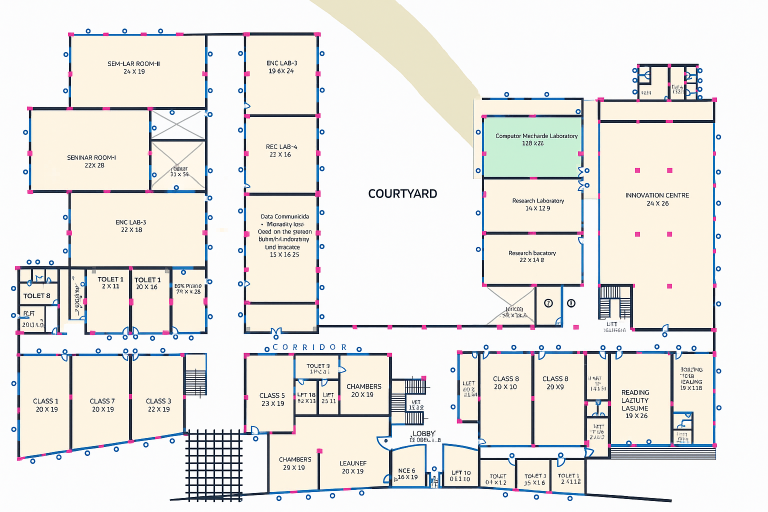
#> input picture backend/indoor_navigation/assets/2nd_Floor.png, 1536 x 1024 px, found by its file name (shown at 1/2 size)
$ python path.py
#> lines starting #> are read from the running program, lines starting #| are printed output that depends on the picture; after the words box and inside, x2 and y2 are one past the last pixel; in counts of white or black regions, pixels touching at a corner belong together
import cv2
import numpy as np
import heapq
from skimage.morphology import skeletonize

# ===== CONFIG =====
MAP_PATH = "assets/2nd_Floor.png"   # Floor map
START = (780, 205)   # (y, x) → Example: Class 2import cv2
import numpy as np
import heapq
from skimage.morphology import skeletonize

# ===== CONFIG =====
MAP_PATH = "assets/2nd_Floor.png"   # Floor map
START = (780, 205)   # (y, x) → Example: Class 2
END   = (446, 920)   # (y, x) → Example: Computer Lab
# ==================

# Load map
img = cv2.imread(MAP_PATH, cv2.IMREAD_GRAYSCALE)
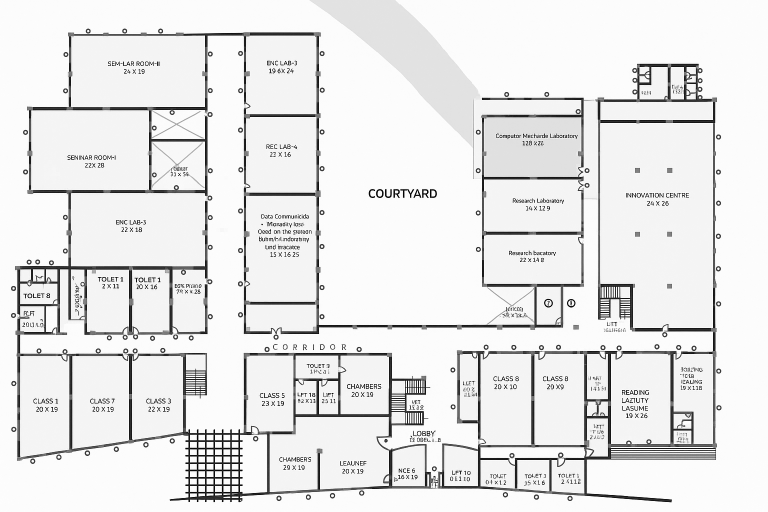
#> img: shape (1024, 1536) (shown at 1/2 size); min 0, max 255, mean 231
if img is None:
    raise FileNotFoundError(f"❌ Could not load {MAP_PATH}")

# Convert to binary (corridor=1, wall=0)
_, binary = cv2.threshold(img, 200, 255, cv2.THRESH_BINARY)
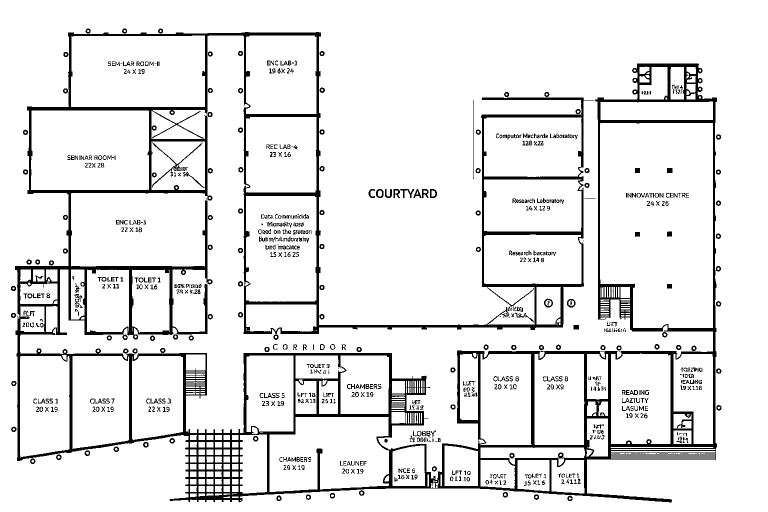
#> binary: shape (1024, 1536) (shown at 1/2 size); 90.9% white; 741 black regions (146 under 20 px), largest, box (x1, y1, x2, y2) and area: (30, 64, 1434, 1005) 115864, (304, 285, 405, 375) 542, (800, 378, 829, 396) 173
binary = (binary == 0).astype(np.uint8)  # 1 = corridor, 0 = wall
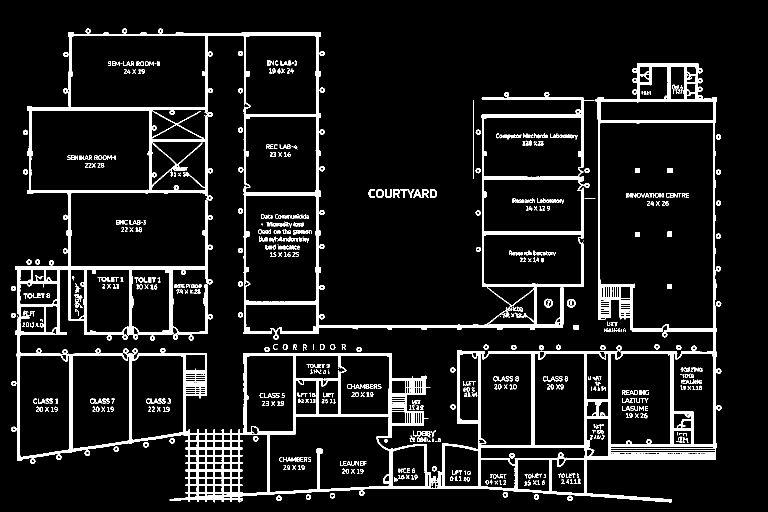
#> binary: shape (1024, 1536) (shown at 1/2 size); values 0 (black) and 1 (white), 9.1% white; 741 white regions (146 under 20 px), largest, box (x1, y1, x2, y2) and area: (30, 64, 1434, 1005) 115864, (304, 285, 405, 375) 542, (800, 378, 829, 396) 173

# Clean up small noise/gaps
binary = cv2.morphologyEx(binary, cv2.MORPH_OPEN, np.ones((3,3), np.uint8))
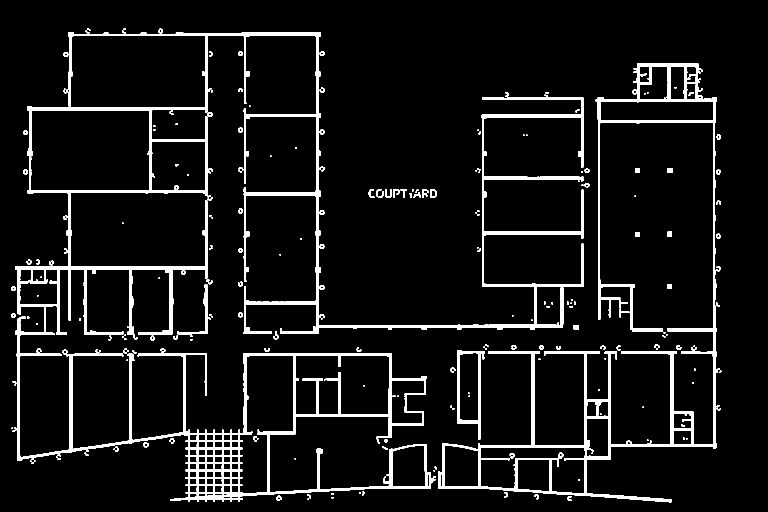
#> binary: shape (1024, 1536) (shown at 1/2 size); values 0 (black) and 1 (white), 7.2% white; 229 white regions (99 under 20 px), largest, box (x1, y1, x2, y2) and area: (30, 64, 1168, 1004) 72970, (876, 127, 1434, 1005) 29971, (914, 701, 970, 879) 2223
binary = cv2.morphologyEx(binary, cv2.MORPH_CLOSE, np.ones((3,3), np.uint8))
#> binary: shape (1024, 1536); values 0 (black) and 1 (white), 7.3% white; 138 white regions (76 under 20 px), largest, box (x1, y1, x2, y2) and area: (23, 57, 1168, 1004) 76125, (876, 127, 1442, 1005) 31138, (914, 701, 970, 879) 2225

# Skeletonize to get center line of corridors
skeleton = skeletonize(binary).astype(np.uint8)
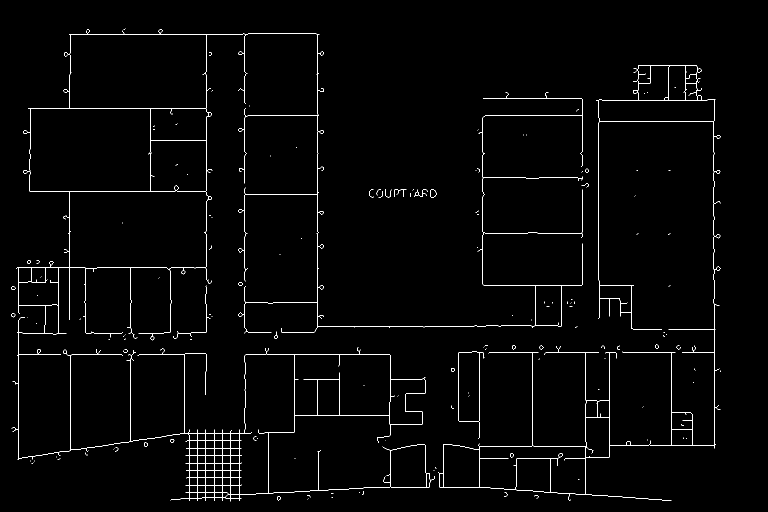
#> skeleton: shape (1024, 1536) (shown at 1/2 size); values 0 (black) and 1 (white), 1.5% white in thin lines or dots, all inside (x1, y1, x2, y2) = (23, 57, 1442, 1003)

# ---- A* Algorithm ----
def heuristic(a, b):
    return abs(a[0] - b[0]) + abs(a[1] - b[1])

def astar(grid, start, goal):
    rows, cols = grid.shape
    open_list = []
    heapq.heappush(open_list, (heuristic(start, goal), 0, start, [start]))
    visited = set()

    while open_list:
        f, g, current, path = heapq.heappop(open_list)
        if current == goal:
            return path
        if current in visited:
            continue
        visited.add(current)

        # 4-directional neighbors
        for dx, dy in [(0,1),(1,0),(0,-1),(-1,0)]:
            nx, ny = current[0] + dx, current[1] + dy
            if 0 <= nx < rows and 0 <= ny < cols and grid[nx, ny] == 1:
                new_node = (nx, ny)
                if new_node not in visited:
                    heapq.heappush(open_list, (g + 1 + heuristic(new_node, goal), g + 1, new_node, path + [new_node]))
    return None

# ---- Snap start & end to nearest skeleton point ----
def snap_to_skeleton(point, skeleton):
#> called with point = (780, 205)
    y, x = point
    mask = np.argwhere(skeleton == 1)
#> mask = 23057 pairs, first value 57 to 1002, second value 23 to 1441
    if len(mask) == 0:
        return point
    distances = np.linalg.norm(mask - np.array([y, x]), axis=1)
    nearest = mask[np.argmin(distances)]
#> nearest = [780, 260]
    return tuple(nearest)

START = snap_to_skeleton(START, skeleton)
#> START = (780, 260)
END = snap_to_skeleton(END, skeleton)
#> END = (425, 951)
print("Snapped START:", START)
#| Snapped START: (780, 260)
print("Snapped END:", END)
#| Snapped END: (425, 951)

# ---- Debug skeleton and snapped points ----
debug = cv2.cvtColor(img, cv2.COLOR_GRAY2BGR)
cv2.circle(debug, (START[1], START[0]), 6, (0,255,0), -1)  # Green start
#> debug: shape (1024, 1536, 3); mean B, G, R 231, 231, 231
cv2.circle(debug, (END[1], END[0]), 6, (255,0,0), -1)      # Blue end
#> debug: shape (1024, 1536, 3); mean B, G, R 231, 231, 231
cv2.imshow("Skeleton", skeleton * 255)
cv2.imshow("Snapped Points", debug)
cv2.waitKey(0)

# ---- Run Pathfinding ----
path = astar(skeleton, START, END)
#> the loop in astar, `while open_list:` made 169 passes
#> current on passes 6 to 8: (775, 260), (774, 260), (773, 260)
#> after the loop in astar, `while open_list:`: visited = 169 items

color_img = cv2.cvtColor(img, cv2.COLOR_GRAY2BGR)

if path:
    for i in range(len(path) - 1):
        pt1 = (path[i][1], path[i][0])
        pt2 = (path[i+1][1], path[i+1][0])
        cv2.arrowedLine(color_img, pt1, pt2, (0,0,255), 2, tipLength=0.3)

    cv2.circle(color_img, (START[1], START[0]), 6, (0,255,0), -1)  # Green start
    cv2.circle(color_img, (END[1], END[0]), 6, (255,0,0), -1)      # Blue end

    cv2.imshow("Path in Middle of Corridor", color_img)
    cv2.waitKey(0)
    cv2.destroyAllWindows()
else:
    print("⚠️ No path found!")

END   = (446, 920)   # (y, x) → Example: Computer Lab
# ==================

# Load map
img = cv2.imread(MAP_PATH, cv2.IMREAD_GRAYSCALE)
if img is None:
    raise FileNotFoundError(f"❌ Could not load {MAP_PATH}")

# Convert to binary (0=path, 1=wall)
_, binary = cv2.threshold(img, 200, 255, cv2.THRESH_BINARY)
binary = (binary == 0).astype(np.uint8)  # 0 = walkable, 1 = wall

# Skeletonize to find center line of corridors
skeleton = skeletonize(1 - binary)  # invert so corridors=1
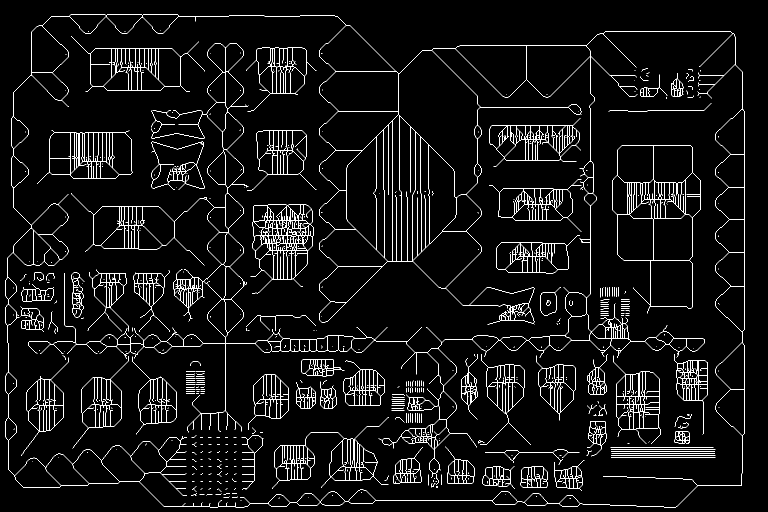
#> skeleton: shape (1024, 1536) bool (shown at 1/2 size); 4.2% white in thin lines or dots
skeleton = skeleton.astype(np.uint8)

# ---- A* Algorithm ----
def heuristic(a, b):
    return abs(a[0] - b[0]) + abs(a[1] - b[1])

def astar(grid, start, goal):
    rows, cols = grid.shape
    open_list = []
    heapq.heappush(open_list, (heuristic(start, goal), 0, start, [start]))
    visited = set()

    while open_list:
        f, g, current, path = heapq.heappop(open_list)
        if current == goal:
            return path
        if current in visited:
            continue
        visited.add(current)

        for dx, dy in [(0,1),(1,0),(0,-1),(-1,0),(1,1),(-1,-1),(1,-1),(-1,1)]:  # 8 dirs
            nx, ny = current[0] + dx, current[1] + dy
            if 0 <= nx < rows and 0 <= ny < cols and grid[nx, ny] == 1:
                new_node = (nx, ny)
                if new_node not in visited:
                    heapq.heappush(open_list, (g + 1 + heuristic(new_node, goal), g + 1, new_node, path + [new_node]))
    return None

# ---- Snap start & end to nearest skeleton point ----
def snap_to_skeleton(point, skeleton):
#> called with point = (780, 260)
    y, x = point
#> y = 780; x = 260
    mask = np.argwhere(skeleton == 1)
#> mask = 66330 pairs, first value 28 to 1014, second value 10 to 1489
    if len(mask) == 0:
        return point
    distances = np.linalg.norm(mask - np.array([y, x]), axis=1)
    nearest = mask[np.argmin(distances)]
#> nearest = [782, 243]
    return tuple(nearest)

START = snap_to_skeleton(START, skeleton)
#> START = (782, 243)
END = snap_to_skeleton(END, skeleton)
#> END = (435, 910)

# ---- Run Pathfinding ----
path = astar(skeleton, START, END)
#> the loop in astar, `while open_list:` made 1016 passes
#> (f, g, current) on passes 8, 10, 11: (1019, 5, (777, 238)), (1020, 6, (776, 237)), (1021, 7, (775, 236))
#> after the loop in astar, `while open_list:`: visited = 954 items

color_img = cv2.cvtColor(img, cv2.COLOR_GRAY2BGR)

if path:
    for i in range(len(path) - 1):
        pt1 = (path[i][1], path[i][0])
        pt2 = (path[i+1][1], path[i+1][0])
        cv2.arrowedLine(color_img, pt1, pt2, (0,0,255), 2, tipLength=0.3)

    cv2.circle(color_img, (START[1], START[0]), 6, (0,255,0), -1)  # Green start
    cv2.circle(color_img, (END[1], END[0]), 6, (255,0,0), -1)      # Blue end

    cv2.imshow("Path in Middle of Corridor", color_img)
    cv2.waitKey(0)
    cv2.destroyAllWindows()
else:
    print("⚠️ No path found!")
import cv2
import numpy as np

$ run again, with backend/indoor_navigation/assets/black_white_testing.png copied over backend/indoor_navigation/assets/2nd_Floor.png
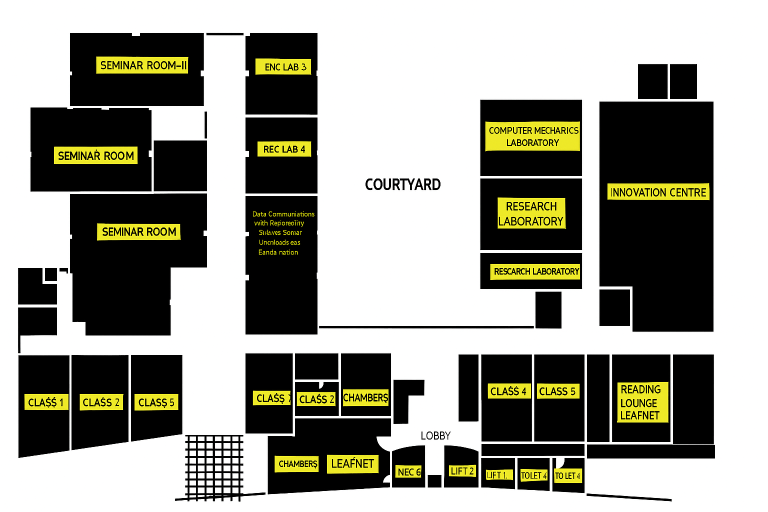
#> input picture backend/indoor_navigation/assets/black_white_testing.png, 1536 x 1024 px, found by its file name (shown at 1/2 size)
#> `binary = cv2.morphologyEx(binary, cv2.MORPH_CLOSE, np.ones((3,3), np.u..`:
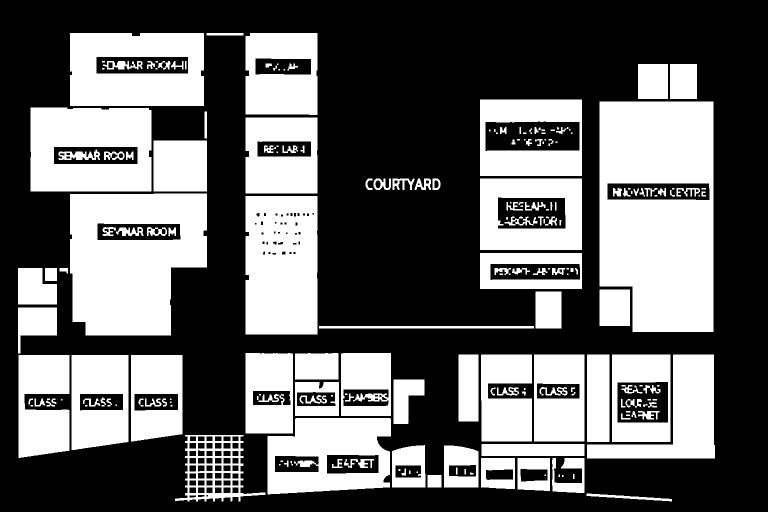
#> binary: shape (1024, 1536) (shown at 1/2 size); values 0 (black) and 1 (white), 40% white; 212 white regions (55 under 20 px), largest, box (x1, y1, x2, y2) and area: (1199, 203, 1427, 664) 92557, (140, 387, 414, 671) 61114, (491, 392, 635, 669) 39061
#> in snap_to_skeleton, `mask = np.argwhere(skeleton == 1)`: mask = 19383 pairs, first value 67 to 1001, second value 37 to 1422
#> distances = 19383 values, max 1319.9 at index 1024, min 15 at index 12361, mean 628.7
#> in snap_to_skeleton, `nearest = mask[np.argmin(distances)]`: nearest = [795, 205]
#> `START = snap_to_skeleton(START, skeleton)`: START = (795, 205)
#> `END = snap_to_skeleton(END, skeleton)`: END = (446, 977)
#| Snapped START: (795, 205)
#| Snapped END: (446, 977)
#> the loop in astar, `while open_list:` made 7 passes
#> (f, g, path) on passes 1, 2, 3, 4, 5, 7: (1121, 0, [(795, 205)]), (1123, 1, [(795, 205), (796, 205)]), (1125, 2, [(795, 205), (796, 205), (797, 205)]), (1127, 3, [(795, 205), (796, 205), (797, 205), (798, 205)]), (1127, 4, [(795, 205), (796, 205), (797, 205), (798, 205), (798, 206)]), (1129, 4, [(795, 205), (796, 205), (797, 205), (798, 205), (798, 204)])
#> after the loop in astar, `while open_list:`: visited = 7 items
#> `skeleton = skeletonize(1 - binary)`:
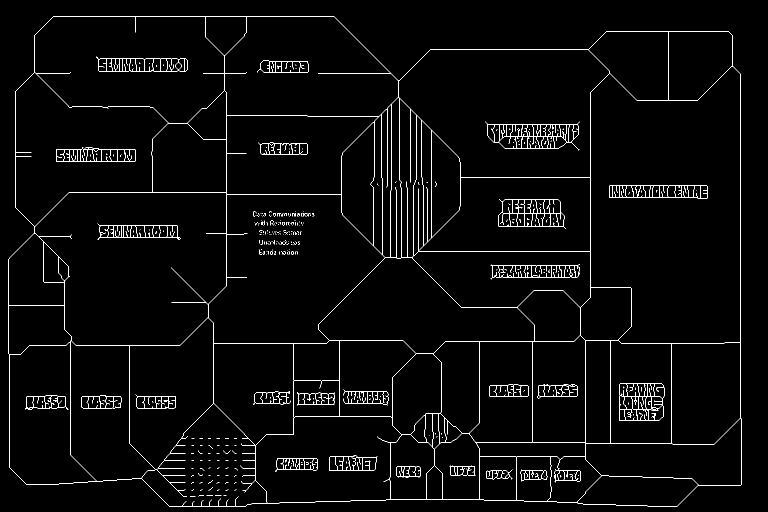
#> skeleton: shape (1024, 1536) bool (shown at 1/2 size); 2.3% white in thin lines or dots
#> y = 795; x = 205
#> in snap_to_skeleton, `mask = np.argwhere(skeleton == 1)`: mask = 36441 pairs, first value 32 to 1013, second value 17 to 1482
#> in snap_to_skeleton, `nearest = mask[np.argmin(distances)]`: nearest = [790, 205]
#> `START = snap_to_skeleton(START, skeleton)`: START = (790, 205)
#> `END = snap_to_skeleton(END, skeleton)`: END = (432, 906)
#> the loop in astar, `while open_list:` made 400 passes
#> (f, g, current) on passes 6, 7, 9: (1059, 5, (790, 210)), (1060, 6, (791, 211)), (1061, 7, (792, 212))
#> after the loop in astar, `while open_list:`: visited = 357 items
